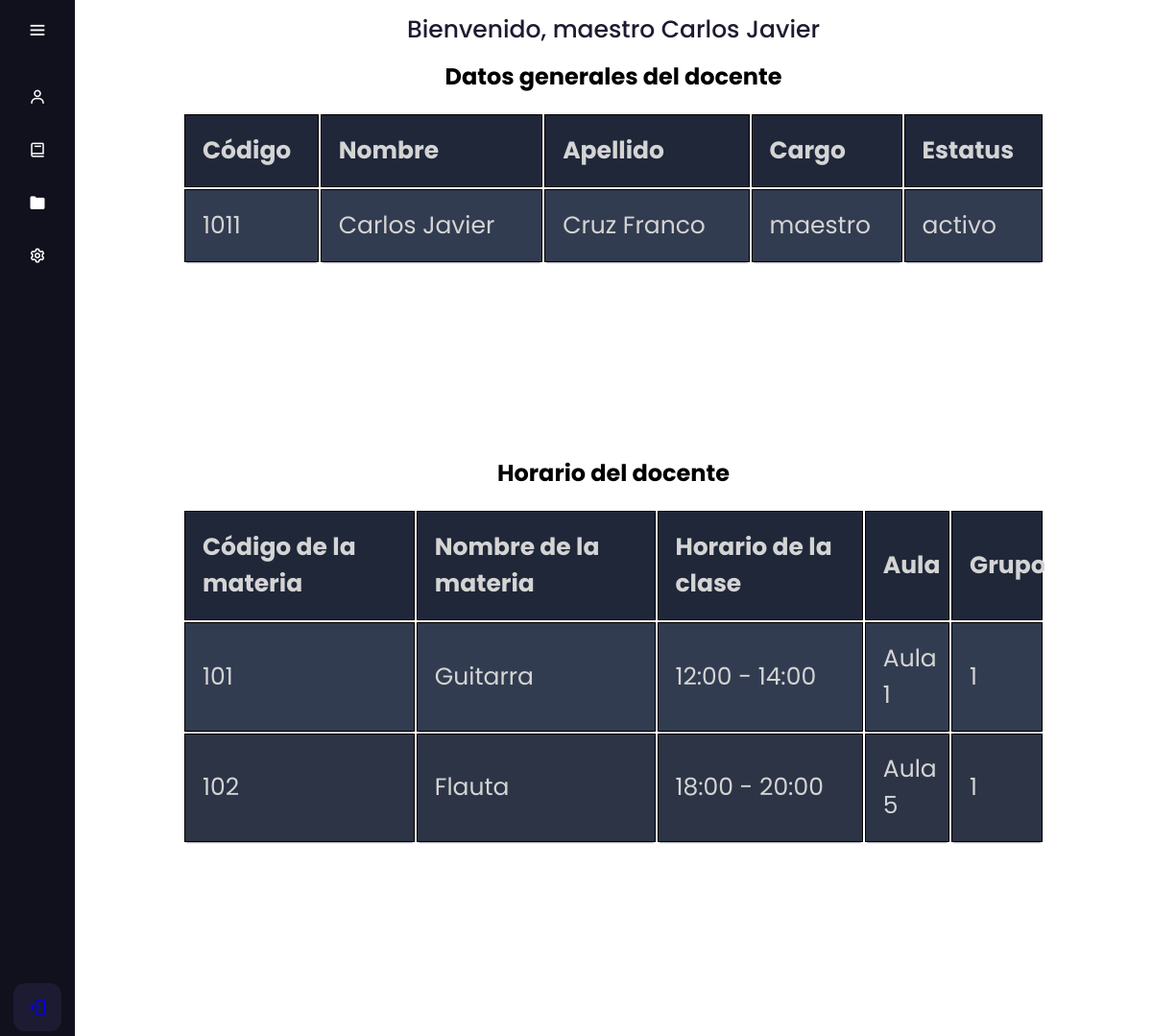
/php/inicioMaestro.php (signed in), run on the app's committed database.
### tables this page shows
CREATE TABLE `persona` (
  `codigo` varchar(10) NOT NULL,
  `nombre` varchar(100) NOT NULL,
  `apellido` varchar(100) NOT NULL,
  `telefono` varchar(10) NOT NULL,
  `correo` varchar(50) NOT NULL,
  `genero` char(1) NOT NULL,
  `contrasena` varchar(1000) NOT NULL,
  `tipo_sangre` char(3) NOT NULL,
  `cargo` varchar(20) NOT NULL,
  `estatus` varchar(10) NOT NULL
);

CREATE TABLE `materia` (
  `id_materia` varchar(10) NOT NULL,
  `id_docente` varchar(10) NOT NULL,
  `nombre_materia` varchar(30) NOT NULL,
  `hora_inicio` varchar(5) NOT NULL,
  `hora_fin` varchar(5) NOT NULL,
  `aula` varchar(10) NOT NULL,
  `grupo` varchar(10) NOT NULL
);

### php/inicioMaestro.php (the view, shortened to what this page needs)
<?php
    include_once 'conexion.php';
?>
<!DOCTYPE html><html class="menu">
<html ng-app="EM-SCHOOL">
  <head>
    <link rel="stylesheet" href="../css/inicioMaestro.css">
    <link rel="stylesheet" href="https://use.fontawesome.com/releases/v5.8.1/css/all.css">
    <link rel="stylesheet" type="text/css" href="https://netdna.bootstrapcdn.com/font-awesome/4.0.3/css/font-awesome.css" rel="stylesheet">
    <link href='https://unpkg.com/boxicons@2.0.7/css/boxicons.min.css' rel='stylesheet'>
  </head>
  <body>
    <div class="sidebar">
      <div class="logo_content">
        <i class='bx bx-menu' id="btn" ></i>
      </div>
      <ul class="nav_list">
        <li>
          <a href="inicioMaestro.php">
            <i class='bx bx-user' ></i>
          </a>
        </li>
        <li>
          <a href="calificacionesMaestro.php">
            <i class='bx bx-book'></i>
          </a>
        </li>
        <li>
          <a href="registroMateriasMaestro.php">
            <i class='bx bxs-folder'></i>
          </a>
        </li>
        <li>
          <a href="configuracionMaestro.php">
            <i class='bx bx-cog' ></i>
          </a>
        </li>
      </ul>
      <div class="profile_content">
        <div class="profile">
          <a href="logout.php">
          <i class='bx bx-log-out' id="log_out"></i>
          </a>
        </div>
      </div>
    </div>
    <div class="home_content">
        <div class="text">Bienvenido, maestro
        <?php
        $valor = $_SESSION['codigo'];
        $query = mysqli_query($conexion, "SELECT * FROM persona WHERE codigo = '$valor'");
        $usuario = mysqli_fetch_assoc($query);
        echo $usuario['nombre'];
        ?></div>
        <h2>Datos generales del docente</h2>
          <div id = "datos">
              <table class="container">
                <thead>
                  <th>Código</th>
                  <th>Nombre</th>
                  <th>Apellido</th>
                  <th>Cargo</th>
                  <th>Estatus</th>
                </thead>
                <tbody>
                  <tr>
                    <td><?php echo $usuario['codigo'];?></td>
                    <td><?php echo $usuario['nombre'];?></td>
                    <td><?php echo $usuario['apellido'];?></td>
                    <td><?php echo $usuario['cargo'];?></td>
                    <td><?php echo $usuario['estatus'];?></td>
                  </tr>
                </tbody>
              </table>
    <?php
    $codigo = $_SESSION['codigo'];
    $query = mysqli_query($conexion, "SELECT * FROM materia WHERE id_docente = '$codigo'");
    ?>
      <div id = "datos">
        <h2>Horario del docente</h2>
        <table class="container">
          <thead>
            <th>Código de la materia</th>
            <th>Nombre de la materia</th>
            <th>Horario de la clase</th>
            <th>Aula</th>
            <th>Grupo</th>
          </thead>
          <tbody>
            <?php while($maestro = mysqli_fetch_assoc($query)){?>
                  <tr>
                    <td><?php echo $maestro['id_materia'];?></td>
                    <td><?php echo $maestro['nombre_materia'];?></td>
                    <td><?php echo $maestro['hora_inicio'];?> - <?php echo $maestro['hora_fin'];?></td>
                    <td><?php echo $maestro['aula'];?></td>
                    <td><?php echo $maestro['grupo'];?></td>
                  </tr>
                  <?php }?>
                </tbody>
              </table>
          </div>
    </div>
    </div>
</body>
</html>

### css/inicioMaestro.css (style rules this page uses)
* { margin: 0; padding: 0; box-sizing: border-box; font-family: "Poppins" , sans-serif; }
body { position: relative; min-height: 100vh; width: 100%; overflow: hidden; overflow-y: scroll; }
.sidebar { position: fixed; top: 0; left: 0; height: 100%; width: 78px; background: #11101d; padding: 6px 14px; z-index: 99; transition: all 0.5s ease; }
.sidebar #btn { position: absolute; color: #fff; top: 6px; left: 50%; font-size: 22px; height: 50px; width: 50px; text-align: center; line-height: 50px; transform: translateX(-50%); }
.sidebar ul { margin-top: 20px; }
.sidebar ul li { position: relative; height: 50px; width: 100%; margin: 0 5px; list-style: none; line-height: 50px; margin: 5px 0; }
.sidebar ul li a { color: #fff; display: flex; align-items: center; text-decoration: none; border-radius: 12px; white-space: nowrap; transition: all 0.4s ease; }
.sidebar ul li i { font-size: 18px; font-weight: 400; height: 50px; min-width: 50px; border-radius: 12px; line-height: 50px; text-align: center; }
.sidebar .profile_content { position: absolute; color: #fff; bottom: 0; left: 0; width: 100%; }
.sidebar .profile_content .profile { position: relative; padding: 10px 6px; height: 60px; background: none; transition: all 0.4s ease; }
.profile #log_out { position: absolute; bottom: 5px; left: 50%; transform: translateX(-50%); min-width: 50px; line-height: 50px; font-size: 20px; border-radius: 12px; text-align: center; transition: all 0.4s ease; background: #1d1b31; }
.home_content { text-align: center; position: absolute; height: 100vh; width: calc(100% - 78px); left: 78px; box-shadow: 0 5px 10px rgba(0,0,0,0.2px); transition: all 0.5s ease; }
.home_content .text { font-size: 25px; font-weight: 500; color: #1d1b31; margin: 12px; }
.container { width: 100px; margin: 0 auto; font-size: 25px; }
.container th, .container td { padding: 13px; border: 1px solid black; color: black; }
.container td { font-weight: normal; font-size: 1em; -webkit-box-shadow: 0 2px 2px -2px #0E1119; -moz-box-shadow: 0 2px 2px -2px #0E1119; box-shadow: 0 2px 2px -2px #0E1119; }
.container { text-align: left; overflow: hidden; width: 80%; margin: 0 auto; display: table; padding: 0 0 8em 0; margin-top: 20px; }
.container td, .container th { padding-bottom: 2%; padding-top: 2%; padding-left:2%; color: rgb(212, 212, 212); }
.container tr:nth-child(odd) { background-color: #323C50; }
.container tr:nth-child(even) { background-color: #2C3446; }
.container th { background-color: #1F2739; }
.container td:first-child { color: rgb(212, 212, 212); }

### data on the page
persona: nombre "Carlos Javier", codigo "1011", apellido "Cruz Franco", cargo "maestro", estatus "activo"
materia: id_materia "101", nombre_materia "Guitarra", hora_inicio "12:00", hora_fin "14:00", aula "Aula 1", grupo "1"
materia: id_materia "102", nombre_materia "Flauta", hora_inicio "18:00", hora_fin "20:00", aula "Aula 5", grupo "1"
